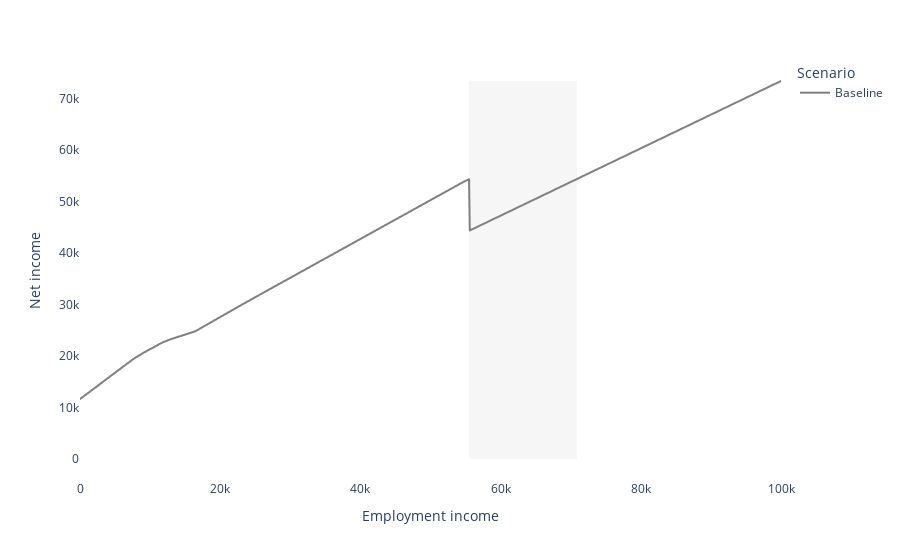

Notebook code cell kept with this figure:
### Code cell
from plotly import graph_objects as go

LABELS = dict(
    employment_income="Employment income",
    net_income="Net income",
    mtr="Marginal tax rate",
    scenario="Scenario"
    )

COLORS = {"Baseline": "gray", "Cambridge cash": "blue"}

# fig = go.Figure()
# fig.add_trace(
fig = px.line(
    df[df.scenario == "Baseline"],
    "employment_income",
    "net_income",
    color="scenario",
    labels=LABELS,
    color_discrete_map=COLORS
)

baseline_gap_bounds = gap(baseline)
print(baseline_gap_bounds)

fig.update_layout(plot_bgcolor='white')

ymax = df[df.scenario == "Baseline"].net_income.max()

for gap_bound in baseline_gap_bounds:
    start = gap_bound[0]
    end = gap_bound[1]
    fig.add_trace(
        go.Scatter(
            x=[start, start, end, end, start], 
            y=[0, ymax, ymax, 0, 0], 
            fill="toself",
            mode='lines',
            fillcolor="lightgray",
            name='',
            text="This household is worse off earning between " +
            "${:,}".format(int(start)) + " and ${:,}".format(int(end)),
            opacity=0.2,
            line_width=0,
            showlegend=False,
        )
    )
fig.show()
fig.write_html("output/baseline.html")

### Figure 1 — Plotly figure (JSON) as saved in the notebook; plotly's stock layout.template omitted (floating-point values rounded to 4 significant figures; data arrays with more than 128 entries replaced by an {"elided": "..."} marker saying what was removed)
{"data": [{"hovertemplate": "Scenario=Baseline<br>Employment income=%{x}<br>Net income=%{y}<extra></extra>", "legendgroup": "Baseline", "line": {"color": "gray", "dash": "solid"}, "marker": {"symbol": "circle"}, "mode": "lines", "name": "Baseline", "showlegend": true, "type": "scattergl", "x": {"elided": "1001 int values"}, "xaxis": "x", "y": {"elided": "1001 float values"}, "yaxis": "y"}, {"fill": "toself", "fillcolor": "lightgray", "line": {"width": 0}, "mode": "lines", "name": "", "opacity": 0.2, "showlegend": false, "text": "This household is worse off earning between $55,500 and $70,900", "type": "scatter", "x": [55500, 55500, 70900, 70900, 55500], "y": [0, 73373, 73373, 0, 0]}], "layout": {"legend": {"title": {"text": "Scenario"}, "tracegroupgap": 0}, "margin": {"t": 60}, "plot_bgcolor": "white", "xaxis": {"anchor": "y", "domain": [0, 1], "title": {"text": "Employment income"}}, "yaxis": {"anchor": "x", "domain": [0, 1], "title": {"text": "Net income"}}}}
